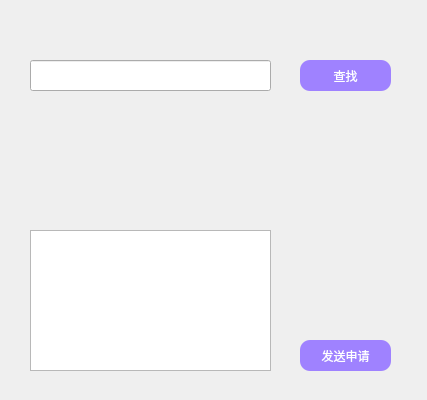
<?xml version="1.0" encoding="UTF-8"?>
<ui version="4.0">
 <class>AddFriendsDialog</class>
 <widget class="QDialog" name="AddFriendsDialog">
  <property name="geometry">
   <rect>
    <x>0</x>
    <y>0</y>
    <width>427</width>
    <height>400</height>
   </rect>
  </property>
  <property name="windowTitle">
   <string>Dialog</string>
  </property>
  <widget class="QPushButton" name="searchBtn">
   <property name="geometry">
    <rect>
     <x>300</x>
     <y>60</y>
     <width>91</width>
     <height>31</height>
    </rect>
   </property>
   <property name="font">
    <font>
     <family>微软雅黑</family>
    </font>
   </property>
   <property name="styleSheet">
    <string notr="true">color: rgb(255, 255, 255);
border-radius:10px; 
background-color:rgb(159, 130, 255);</string>
   </property>
   <property name="text">
    <string>查找</string>
   </property>
  </widget>
  <widget class="QLineEdit" name="searchTxt">
   <property name="geometry">
    <rect>
     <x>30</x>
     <y>60</y>
     <width>241</width>
     <height>31</height>
    </rect>
   </property>
   <property name="font">
    <font>
     <family>微软雅黑</family>
     <pointsize>10</pointsize>
    </font>
   </property>
  </widget>
  <widget class="QTextEdit" name="sendTxt">
   <property name="geometry">
    <rect>
     <x>30</x>
     <y>230</y>
     <width>241</width>
     <height>141</height>
    </rect>
   </property>
   <property name="font">
    <font>
     <family>微软雅黑</family>
     <pointsize>10</pointsize>
    </font>
   </property>
  </widget>
  <widget class="QPushButton" name="sendBtn">
   <property name="geometry">
    <rect>
     <x>300</x>
     <y>340</y>
     <width>91</width>
     <height>31</height>
    </rect>
   </property>
   <property name="font">
    <font>
     <family>微软雅黑</family>
    </font>
   </property>
   <property name="styleSheet">
    <string notr="true">color: rgb(255, 255, 255);
border-radius:10px; 
background-color:rgb(159, 130, 255);</string>
   </property>
   <property name="text">
    <string>发送申请</string>
   </property>
  </widget>
  <widget class="QLabel" name="headImg">
   <property name="geometry">
    <rect>
     <x>90</x>
     <y>120</y>
     <width>61</width>
     <height>61</height>
    </rect>
   </property>
   <property name="text">
    <string/>
   </property>
  </widget>
  <widget class="QLabel" name="nameLabel">
   <property name="geometry">
    <rect>
     <x>170</x>
     <y>140</y>
     <width>101</width>
     <height>21</height>
    </rect>
   </property>
   <property name="text">
    <string/>
   </property>
  </widget>
 </widget>
 <resources/>
 <connections/>
</ui>
